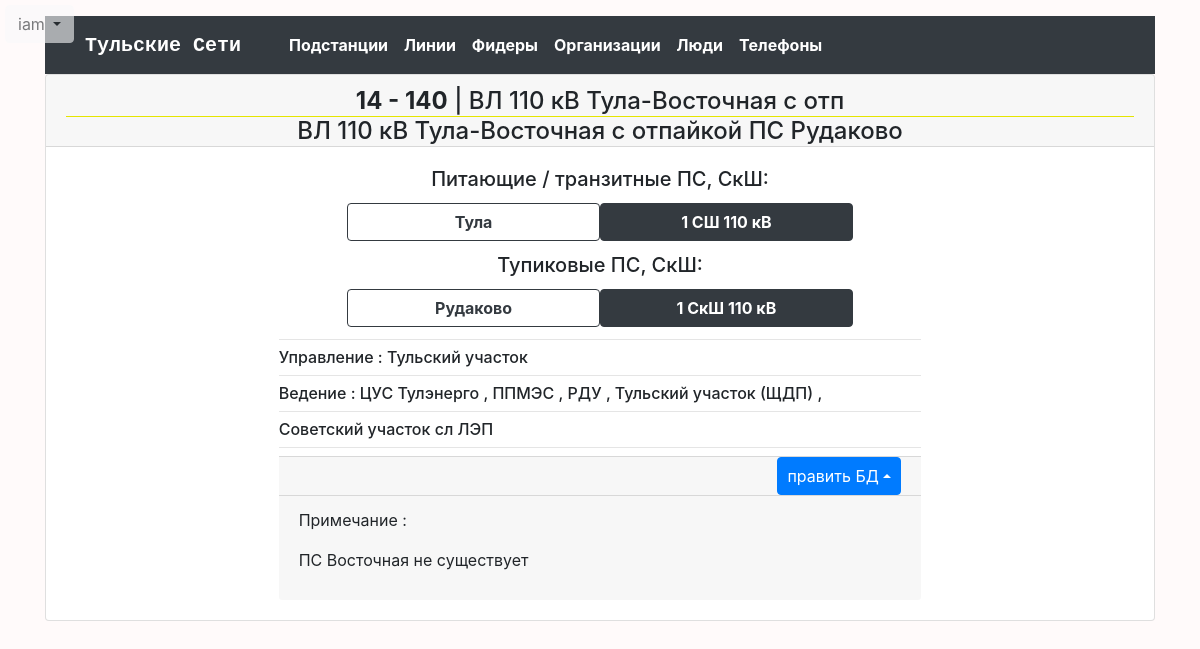
The page /line/18/ (signed in) on the database its author committed.
### tula_net/models.py (models this page shows, shortened)
class Line(models.Model):
    name = models.CharField(max_length=64, verbose_name='Название')
    full_name = models.CharField(max_length=128, verbose_name='Полное название', blank=True, null=True)
    short_name = models.CharField(max_length=32, verbose_name='Цифровое название', blank=True, default='')
    ps_p1 = models.PositiveSmallIntegerField('ПС №1')
    sec_p1 = models.PositiveSmallIntegerField('СШ ПС №1')
    ps_p2 = models.PositiveSmallIntegerField('ПС №2', blank=True, null=True)
    sec_p2 = models.PositiveSmallIntegerField('СШ ПС №2', blank=True, null=True)
    ps_m1 = models.PositiveSmallIntegerField('ПС №3', blank=True, null=True)
    sec_m1 = models.PositiveSmallIntegerField('СШ ПС №3', blank=True, null=True)
    ps_m2 = models.PositiveSmallIntegerField('ПС №4', blank=True, null=True)
    sec_m2 = models.PositiveSmallIntegerField('СШ ПС №4', blank=True, null=True)
    ps_m3 = models.PositiveSmallIntegerField('ПС №5', blank=True, null=True)
    sec_m3 = models.PositiveSmallIntegerField('СШ ПС №5', blank=True, null=True)
    ps_m4 = models.PositiveSmallIntegerField('ПС №6', blank=True, null=True)
    sec_m4 = models.PositiveSmallIntegerField('СШ ПС №6', blank=True, null=True)
    voltage = models.ForeignKey(ClassVoltage, verbose_name='Напряжение', related_name='lines', on_delete=models.PROTECT)
    management = models.ForeignKey(Region, verbose_name='Управление', related_name='lines_upr',
                                   on_delete=models.CASCADE, default=2)
    maintenance = models.ManyToManyField(Region, verbose_name='Ведение', related_name='lines_ved', blank=True)
    subscriber = models.ForeignKey(Subscriber, related_name='lines', on_delete=models.SET_NULL,
                                   verbose_name='абонент', blank=True, null=True)
    length = models.FloatField(verbose_name='Протяженность', blank=True, null=True)
    number_columns = models.PositiveSmallIntegerField(verbose_name='Количество опор', blank=True, null=True)
    group = models.ForeignKey(GroupLine, related_name='lines', verbose_name='Участок сл ВЛ',
                              on_delete=models.CASCADE, default=1)
    description = models.TextField(verbose_name='Описение', blank=True, null=True)
    kvl = models.BooleanField(verbose_name='КВЛ?', default=False)
    class Meta:
        verbose_name = "Линия"
        verbose_name_plural = "Линии"
        ordering = ['voltage', 'short_name']

class ClassVoltage(models.Model):
    class_voltage = models.SmallIntegerField(verbose_name='Класс напряжения')
    class Meta:
        verbose_name = "напряжение"
        verbose_name_plural = "напряжения"
        ordering = ['-class_voltage']

class Section(models.Model):
    substation = models.ForeignKey(Substation, related_name='sections', on_delete=models.CASCADE)
    number = models.PositiveSmallIntegerField(verbose_name='№ секции', blank=True, null=True)
    name = models.CharField(max_length=32, verbose_name='Название секции')
    voltage = models.ForeignKey(ClassVoltage, verbose_name='напряжение', on_delete=models.PROTECT, blank=True,
                                null=True)
    from_T = models.PositiveSmallIntegerField(verbose_name='питается от/питает Т №', blank=True, null=True)
    blind = models.BooleanField(default=False, verbose_name='Тупиковая')
    description = models.TextField(verbose_name='Описение', blank=True)
    def get_absolute_url(self):
        return reverse('one_section', kwargs={'pk': self.pk})
    class Meta:
        verbose_name = "Секция"
        verbose_name_plural = "Секции"
        ordering = ['voltage__class_voltage', 'name']

class Substation(models.Model):
    number = models.PositiveSmallIntegerField(verbose_name='Номер ПС', unique=True)
    name = models.CharField(max_length=32, verbose_name='Название ПС', unique=True)
    voltage_h = models.ForeignKey(
        ClassVoltage, verbose_name='напряжение высокое', related_name='ps_volt_h',
        blank=True, null=True, on_delete=models.PROTECT)
    voltage_m = models.ForeignKey(
        ClassVoltage, verbose_name='напряжение среднее', related_name='ps_volt_m',
        blank=True, null=True, on_delete=models.PROTECT)
    voltage_l = models.ForeignKey(
        ClassVoltage, verbose_name='напряжение низкое', related_name='ps_volt_l',
        blank=True, null=True, on_delete=models.PROTECT)
    alien = models.BooleanField(verbose_name='чужая?')
    owner = models.ForeignKey('Subscriber', related_name='substations', verbose_name='Владелец',
                              on_delete=models.SET_NULL, blank=True, null=True)
    group = models.ForeignKey(Group, related_name='substations', verbose_name='Группа',
                              on_delete=models.CASCADE)
    location = models.TextField(verbose_name='Расположение', blank=True)
    region = models.ForeignKey(Region, verbose_name='Участок', related_name='substations',
                               on_delete=models.SET_NULL, blank=True, null=True)
    description = models.TextField(verbose_name='Описение', blank=True)
    def get_absolute_url(self):
        return reverse('substation', kwargs={'pk': self.pk})
    def __str__(self):
        return self.name
    class Meta:
        verbose_name = "Подстанция"
        verbose_name_plural = "Подстанции"
        ordering = ['number']

class Region(models.Model):
    name = models.CharField(max_length=128, verbose_name='Регион', unique=True)
    for_menu = models.BooleanField(default=False, verbose_name='Добавить в меню')
    class Meta:
        verbose_name = "Регион"
        verbose_name_plural = "Регион"
    def __str__(self):
        return self.name

class GroupLine(models.Model):
    name = models.CharField(max_length=64, verbose_name='Группа', unique=True)
    location = models.TextField(verbose_name='Расположение', blank=True)
    description = models.TextField(verbose_name='Описение', blank=True)
    ours = models.BooleanField(verbose_name='наши', blank=True, null=True)
    def __str__(self):
        return self.name
    class Meta:
        verbose_name = "Участок сл ВЛ"
        verbose_name_plural = "Участки сл ВЛ"
        ordering = ['-ours', 'name']

### tula_net/views.py (the view)
# urls.py: path('line/<int:pk>/', OneLine1View.as_view(), name='line'),
class OneLine1View(DetailView):
    model = Line
    context_object_name = 'line'
    template_name = 'tula_net/one_line1.html'
    def get_queryset(self):
        return Line.objects.select_related('voltage', 'group', 'voltage', 'subscriber', 'management'). \
            prefetch_related('maintenance')
    def get_context_data(self, *, object_list=None, **kwargs):
        context = super().get_context_data(**kwargs)
        context['plus'] = Section.objects.select_related('substation'). \
            filter(Q(substation__number=self.object.ps_p1, number=self.object.sec_p1, voltage=self.object.voltage) |
                   Q(substation__number=self.object.ps_p2, number=self.object.sec_p2, voltage=self.object.voltage))
        context['minus'] = Section.objects.select_related('substation'). \
            filter(Q(substation__number=self.object.ps_m1, number=self.object.sec_m1, voltage=self.object.voltage) |
                   Q(substation__number=self.object.ps_m2, number=self.object.sec_m2, voltage=self.object.voltage) |
                   Q(substation__number=self.object.ps_m3, number=self.object.sec_m3, voltage=self.object.voltage) |
                   Q(substation__number=self.object.ps_m4, number=self.object.sec_m4, voltage=self.object.voltage)
                   )
        return context

### tula_net/context_processors.py (called while the page is built)
def add_titles(request):
    return {
        'title': 'Тульские Сети',
        'title_add': 'Добавить',
        'title_upd': 'Редактировать',
        'title_del': 'Удалить',
        'title_feeder': 'фидер',
        'title_substation': 'подстанцию',
        'title_subscriber': 'организацию',
        'title_phone': 'телефон',
        'title_person': 'лицо',
        'title_section': 'секцию',
        'title_line': 'линию',
        'title_char': 'характеристики фидера',
    }

def logik(request):
    return {
        'current_year': datetime.now().year,
        'logik_metod': request.path[1:5],
        'logik_obj': request.path[4:10],
        'logik_add': 'add_',
        'logik_upd': 'upd_',
        'logik_del': 'del_',
        'logik_feeder': '_feede',
        'logik_substation': '_subst',
        'logik_subscriber': '_subsc',
        'logik_phone': '_phone',
        'logik_person': '_perso',
        'logik_section': '_secti',
        'logik_line': '_line/',
        'logik_char': '_chara',
        'phones_bar': list(range(10))
    }

def signs(request):
    return {
        'context_menu': {
            'substations': 'Подстанции',
            'lines': 'Линии',
            'sfeeders': 'Фидеры',
            'subscribers': 'Организации',
            'persons': ' Ответственные лица',
            'phones': 'Телефоны',
        }
    }

def class_volt(request):
    return {
        'feeder_6': "btn btn-light border-success px-3 py-0 mx-1",
        'feeder_10': "btn btn-light border-primary px-3 py-0 mx-1",
        'feeder_x': "btn btn-secondary px-3 py-0 mx-1",
        'line_35': "border-danger btn btn-dark py-0 px-4 m-1 vl-border",
        'line_110': 'border-warning btn btn-dark py-0 px-4 m-1 vl-border',
        'line_x': 'btn btn-secondary py-0 px-4 m-1',
    }

### tula_net/templates/tula_net/one_line1.html (shortened to what this page needs)
{% extends 'base.html' %}
{% block cards1 %}
<div class="card">
    <h4 class="card-header mb-0 pb-0 text-center">
 {% if line.short_name %} <b>{{ line.short_name }}</b> | {% endif %}
        {{ line.name }} <br>
        <hr class="my-0"
            {% if line.voltage.class_voltage == 220 %}
            color="blue"
            {% elif line.voltage.class_voltage == 110 %}
                        color="yellow"
            {% elif line.voltage.class_voltage == 35 %}
                        color="red"
            {% endif %}
        >
        {% if line.full_name %} {{ line.full_name }} <br> {% endif %}
        </h4>
        <div class="card-body col-12 col-lg-8 mx-auto px-5">
        <h5 class="text-center">Питающие / транзитные ПС, СкШ:</h5>
            <div class="col-12 col-sm-12 col-md-10 row mx-auto">
            {% for pl in plus %}
                <a href="{{ pl.substation.get_absolute_url }}" class="btn btn-outline-dark col-6 my-1">
                    <b>{{ pl.substation }}</b>
                </a>
                <a href="{{ pl.get_absolute_url }}" class="btn btn-dark col-6 my-1">
                    <b> {{ pl.name }}</b>
                </a><br>
            {% endfor %}
</div>
            <h5 class="text-center mt-2">Тупиковые  ПС, СкШ:</h5>
<div class="col-12 col-sm-12 col-md-10 row mx-auto">
            {% for min in minus %}
                <a href="{{ min.substation.get_absolute_url }}" class="btn btn-outline-dark col-6 my-1">
                    <b>{{ min.substation }}</b>
                </a>
                <a href="{{ min.get_absolute_url }}" class="btn btn-dark col-6 my-1">
                    <b> {{ min.name }}</b>
                </a><br>
            {% empty %}
            У {{ line }} нет тупиков
            {% endfor %}
</div>
            <h6><hr class="my-2">
            {% if line.management %}
                Управление : {{ line.management }}
                <hr class="my-2">
            {% endif %}
            {% if line.maintenance.count %} Ведение :
                {% for m in line.maintenance.all %} {{ m }} , {% endfor %}
                <hr class="my-2">
            {% endif %}
            {% if line.group %}
                {{ line.group }} участок сл ЛЭП
                <hr class="my-2">
                {% endif %}</h6>
            <div class="card-footer text-right py-0">
                <div class="btn-group dropup">
                  <button type="button" class="btn btn-primary dropdown-toggle dropdown-toggle-split" data-toggle="dropdown" aria-haspopup="true" aria-expanded="false">
                    править БД<span class="sr-only">Toggle Dropdown</span>
                  </button>
                </div>
            </div>
            <div class="card-footer">
                {% if line.description %}
                <p>Примечание : {{ line.description|linebreaks  }}</p>
                {% endif %}
            </div>
  </div>
</div>
{% endblock %}

### templates/incl/_user_bar.html (shortened to what this page needs)
<div class="btn-group user_bar">
  <button type="button" class="btn btn-light dropdown-toggle " data-toggle="dropdown" aria-haspopup="true" aria-expanded="false">
    {{ request.user }}
  </button>
</div>

### Tula_Networks/static/css/style.css (style rules this page uses)
body { background-color: #FFFAFA; }
.user_bar { z-index: 999999; position: fixed; left: 5px; top: 5px; opacity: 0.6; }

### rows shown on the page
Line: short_name "14 - 140", name "ВЛ 110 кВ Тула-Восточная с отп", full_name "ВЛ 110 кВ Тула-Восточная с отпайкой ПС Рудаково", management "Тульский участок", group "Советский", description "ПС Восточная не существует"
Section: substation "Тула", name "1 СШ 110 кВ"
Section: substation "Рудаково", name "1 СкШ 110 кВ"
Region: name "ЦУС Тулэнерго"
Region: name "ППМЭС"
Region: name "РДУ"
Region: name "Тульский участок (ЩДП)"

### other values the page prints
{{ request.user }} "iam"
